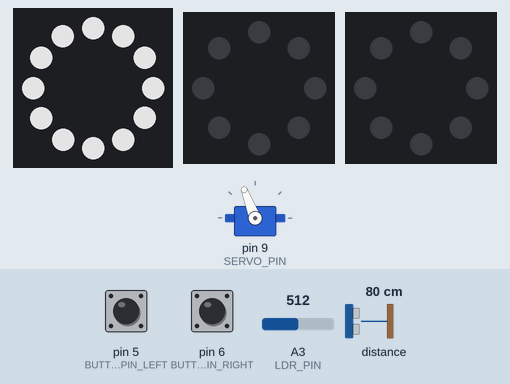
Recording of a sketch running on a simulated Arduino Uno, built with avr-gcc and run on an emulated ATmega328P. Parts: servo, 12 RGB LEDs in a ring, first at the top, clockwise, 2 × 8 RGB LEDs in a ring, first at the top, clockwise. The test bench sets the inputs (shaded band); at power-on: pin 5 (BUTTON_PIN_LEFT) HIGH, pin 6 (BUTTON_PIN_RIGHT) HIGH, A3 (LDR_PIN) = 512, distance to the obstacle 80 cm. Dim RGB values are drawn brighter than linear.

Above: at 1.2 s.
1.3 s: pin 5 (BUTTON_PIN_LEFT) pulled LOW for 0.15 s
At 1.7 s:
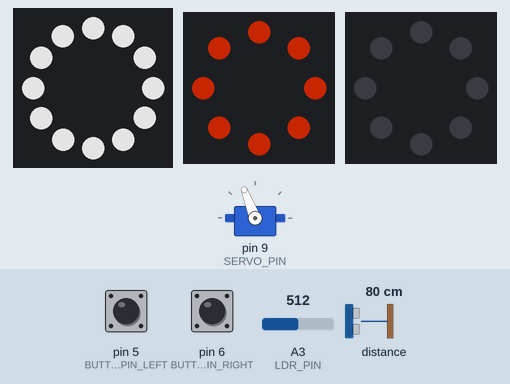
4.4 s: pin 6 (BUTTON_PIN_RIGHT) pulled LOW for 0.15 s
At 4.64 s:
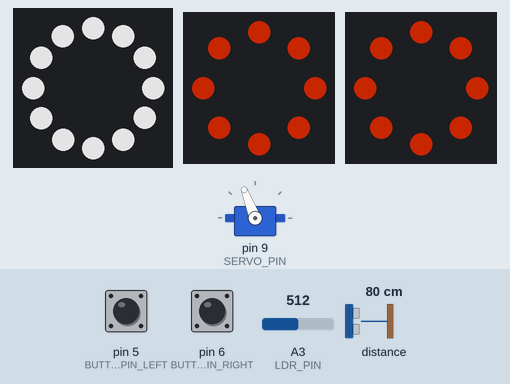
5.1 s: A3 (LDR_PIN) set to 710
At 6.3 s:
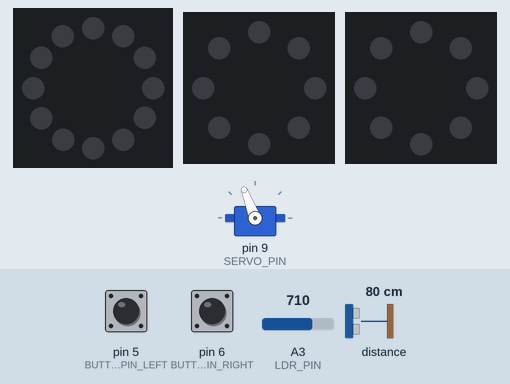
7.3 s: distance to the obstacle set to 2 cm
At 8.8 s:
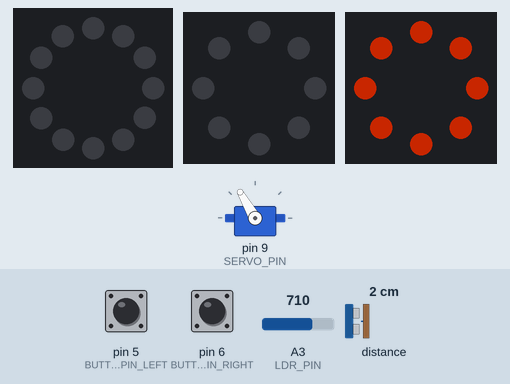
10.3 s: A3 (LDR_PIN) set to 690
At 10.7 s:
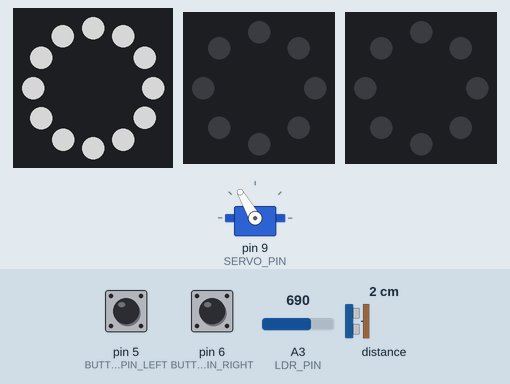
11.8 s: pin 5 (BUTTON_PIN_LEFT) pulled LOW for 1 s
At 12.5 s:
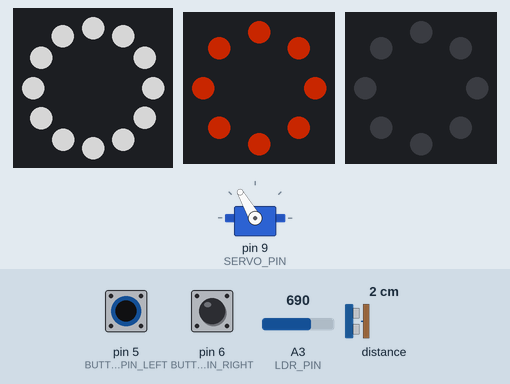
Timing chart, 0 to 18.7 s (numbered marks = the images above; inputs shaded):
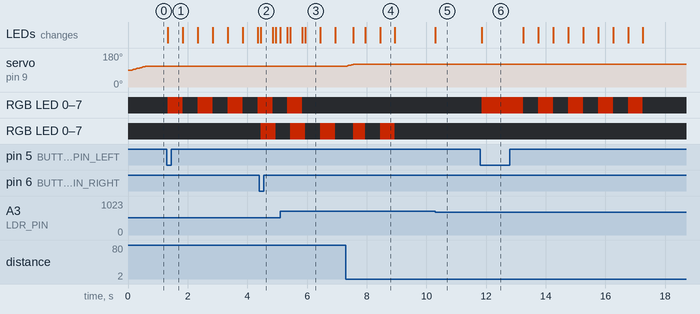

Measured:
- after the input at 1.3 s, RGB LED 0–7: alternates RGB(100, 19, 0) for 0.50 s and off for 0.50 s, starting at once; the LEDs: change at once (image 1)
- after the input at 4.4 s, the LEDs: change at once (image 2)
- after the input at 5.1 s, the LEDs: change at once (image 3)
- after the input at 7.3 s, servo on pin 9 (SERVO_PIN): 111° → 120° after 0.05 s
- after the input at 10.3 s, the LEDs: change at once (image 5)
- after the input at 11.8 s, RGB LED 0–7: off → RGB(100, 19, 0) after 0.05 s, then repeats every 1.0 s: off 0.50 s, RGB(100, 19, 0) 0.50 s; the LEDs: change after 0.05 s (image 6)
- what the display in image 3 shows lasts 0.5 s, from 5.9 s to 6.4 s

The sketch:

src.ino
```cpp
#include <Wire.h>
#include <VL53L0X.h>
#include <Servo.h>
#include <Adafruit_NeoPixel.h>

const int LDR_PIN = A3;
const int SERVO_PIN = 9;
const int RING_PIN = 4;
const int RING_PIXELS_NUM = 12;
const int BUTTON_PIN_LEFT = 5;
const int BUTTON_PIN_RIGHT = 6;
const int STICK_PIN_LEFT = 3;
const int STICK_PIN_RIGHT = 2;
const int STICK_PIXELS_NUM = 8;
const int LIGHT_COLOR[3] = {255, 255, 255};
const int TURN_SIGNAL_COLOR[3] = {255, 50, 0};

VL53L0X distanceSensor;
Servo lightServo;

Adafruit_NeoPixel ring(RING_PIXELS_NUM, RING_PIN, NEO_GRB + NEO_KHZ800);
Adafruit_NeoPixel stickL(STICK_PIXELS_NUM, STICK_PIN_LEFT, NEO_GRB + NEO_KHZ800);
Adafruit_NeoPixel stickR(STICK_PIXELS_NUM, STICK_PIN_RIGHT, NEO_GRB + NEO_KHZ800);

const int LIGHT_THRESHOLD = 700;
const int DARK_VALUE = 80;
const int BRIGHT_VALUE = 950;
const int MAX_BRIGHTNESS = 255;
const int MIN_BRIGHTNESS = 80;
const int MAX_DISTANCE_DETECTION = 1500;
const int MIN_DISTANCE_DETECTION = 500;
const int REGULAR_ANGLE = 90;
const int TILTED_ANGLE = 120;
const int BLINK_COUNT = 5;
const unsigned long SENSOR_UPDATE_INTERVAL = 100;
const unsigned long SERVO_UPDATE_INTERVAL = 20;
const unsigned long DEBOUNCE_DELAY = 20;
const unsigned long BUTTON_COOLDOWN = 300;
const unsigned long BLINK_INTERVAL = 500;

int lightValue = 0;
int brightness = 0;
bool lightEnabled = false;
int currentServoAngle = REGULAR_ANGLE;
int targetServoAngle = REGULAR_ANGLE;
unsigned long lastSensorUpdate = 0;
unsigned long lastServoUpdate = 0;

bool leftOldState = HIGH;
unsigned long leftDebounceTime = 0;
unsigned long leftLastSwitchTime = 0;
bool leftBlinking = false;
bool leftIndicatorOn = false;
int leftBlinkCount = 0;
unsigned long leftBlinkTimer = 0;

bool rightOldState = HIGH;
unsigned long rightDebounceTime = 0;
unsigned long rightLastSwitchTime = 0;
bool rightBlinking = false;
bool rightIndicatorOn = false;
int rightBlinkCount = 0;
unsigned long rightBlinkTimer = 0;

void setup() {
  Serial.begin(9600);

  pinMode(BUTTON_PIN_LEFT, INPUT_PULLUP);
  pinMode(BUTTON_PIN_RIGHT, INPUT_PULLUP);

  setupServo();
  setupDistanceSensor();

  ring.begin();
  ring.show();

  stickL.begin();
  stickL.show();
  stickL.setBrightness(100);

  stickR.begin();
  stickR.show();
  stickR.setBrightness(100);
}

void loop() {
  readDaytime();
  updateLightState();
  updateBrightness();
  updateFrontLight();
  updateDistanceTargetAngle();
  updateServo();
  updateLeftIndicator();
  updateRightIndicator();
}

void readDaytime() {
  lightValue = analogRead(LDR_PIN);
}

void updateLightState() {
  lightEnabled = (lightValue < LIGHT_THRESHOLD);
}

void updateBrightness() {
  if (!lightEnabled) {
    brightness = 0;
    return;
  }

  brightness = map(lightValue, DARK_VALUE, BRIGHT_VALUE, MAX_BRIGHTNESS, MIN_BRIGHTNESS);
  brightness = constrain(brightness, MIN_BRIGHTNESS, MAX_BRIGHTNESS);
}

void updateFrontLight() {
  if (!lightEnabled) {
    ring.clear();
    ring.show();
    return;
  }

  ring.setBrightness(brightness);

  for (int i = 0; i < RING_PIXELS_NUM; i++) {
    ring.setPixelColor(i, ring.Color(LIGHT_COLOR[0], LIGHT_COLOR[1], LIGHT_COLOR[2]));
  }

  ring.show();
}

void setupServo() {
  lightServo.attach(SERVO_PIN);
  lightServo.write(REGULAR_ANGLE);
}

void setupDistanceSensor() {
  Wire.begin();
  distanceSensor.init();
  distanceSensor.setTimeout(500);
  distanceSensor.setMeasurementTimingBudget(200000);
  distanceSensor.startContinuous();
}

void updateDistanceTargetAngle() {
  unsigned long currentMillis = millis();

  if (currentMillis - lastSensorUpdate < SENSOR_UPDATE_INTERVAL) {
    return;
  }

  lastSensorUpdate = currentMillis;

  int distance = distanceSensor.readRangeContinuousMillimeters();

  if (distanceSensor.timeoutOccurred()) {
    targetServoAngle = REGULAR_ANGLE;
    return;
  }

  if (distance <= 0 || distance > MAX_DISTANCE_DETECTION) {
    targetServoAngle = REGULAR_ANGLE;
    return;
  }

  if (distance < MIN_DISTANCE_DETECTION) {
    targetServoAngle = TILTED_ANGLE;
    return;
  }

  targetServoAngle = map(distance, MAX_DISTANCE_DETECTION, MIN_DISTANCE_DETECTION, REGULAR_ANGLE, TILTED_ANGLE);
  targetServoAngle = constrain(targetServoAngle, REGULAR_ANGLE, TILTED_ANGLE);
}

void updateServo() {
  unsigned long currentMillis = millis();

  if (currentMillis - lastServoUpdate < SERVO_UPDATE_INTERVAL) {
    return;
  }

  lastServoUpdate = currentMillis;

  if (currentServoAngle < targetServoAngle) {
    currentServoAngle++;
  } else if (currentServoAngle > targetServoAngle) {
    currentServoAngle--;
  }

  lightServo.write(currentServoAngle);
}

void setStrip(Adafruit_NeoPixel &strip, uint32_t color) {
  for (int i = 0; i < strip.numPixels(); i++) {
    strip.setPixelColor(i, color);
  }
  strip.show();
}

void updateLeftIndicator() {
  bool newState = digitalRead(BUTTON_PIN_LEFT);

  if (newState == LOW && leftOldState == HIGH) {
    leftDebounceTime = millis();
  }

  if (millis() - leftDebounceTime > DEBOUNCE_DELAY) {
    newState = digitalRead(BUTTON_PIN_LEFT);
    if (newState == LOW && millis() - leftLastSwitchTime > BUTTON_COOLDOWN) {
      leftLastSwitchTime = millis();
      leftBlinking = true;
      leftBlinkCount = 0;
      leftIndicatorOn = false;
      leftBlinkTimer = millis() - BLINK_INTERVAL;
    }
  }

  leftOldState = newState;

  if (!leftBlinking) {
    return;
  }

  if (millis() - leftBlinkTimer >= BLINK_INTERVAL) {
    leftBlinkTimer = millis();
    leftIndicatorOn = !leftIndicatorOn;

    if (leftIndicatorOn) {
      setStrip(stickL, stickL.Color(TURN_SIGNAL_COLOR[0], TURN_SIGNAL_COLOR[1], TURN_SIGNAL_COLOR[2]));
      leftBlinkCount++;
    } else {
      setStrip(stickL, stickL.Color(0, 0, 0));
    }

    if (leftBlinkCount >= BLINK_COUNT && !leftIndicatorOn) {
      leftBlinking = false;
      stickL.clear();
      stickL.show();
    }
  }
}

void updateRightIndicator() {
  bool newState = digitalRead(BUTTON_PIN_RIGHT);

  if (newState == LOW && rightOldState == HIGH) {
    rightDebounceTime = millis();
  }

  if (millis() - rightDebounceTime > DEBOUNCE_DELAY) {
    newState = digitalRead(BUTTON_PIN_RIGHT);
    if (newState == LOW && millis() - rightLastSwitchTime > BUTTON_COOLDOWN) {
      rightLastSwitchTime = millis();
      rightBlinking = true;
      rightBlinkCount = 0;
      rightIndicatorOn = false;
      rightBlinkTimer = millis() - BLINK_INTERVAL;
    }
  }

  rightOldState = newState;

  if (!rightBlinking) {
    return;
  }

  if (millis() - rightBlinkTimer >= BLINK_INTERVAL) {
    rightBlinkTimer = millis();
    rightIndicatorOn = !rightIndicatorOn;

    if (rightIndicatorOn) {
      setStrip(stickR, stickR.Color(TURN_SIGNAL_COLOR[0], TURN_SIGNAL_COLOR[1], TURN_SIGNAL_COLOR[2]));
      rightBlinkCount++;
    } else {
      setStrip(stickR, stickR.Color(0, 0, 0));
    }

    if (rightBlinkCount >= BLINK_COUNT && !rightIndicatorOn) {
      rightBlinking = false;
      stickR.clear();
      stickR.show();
    }
  }
}
```
